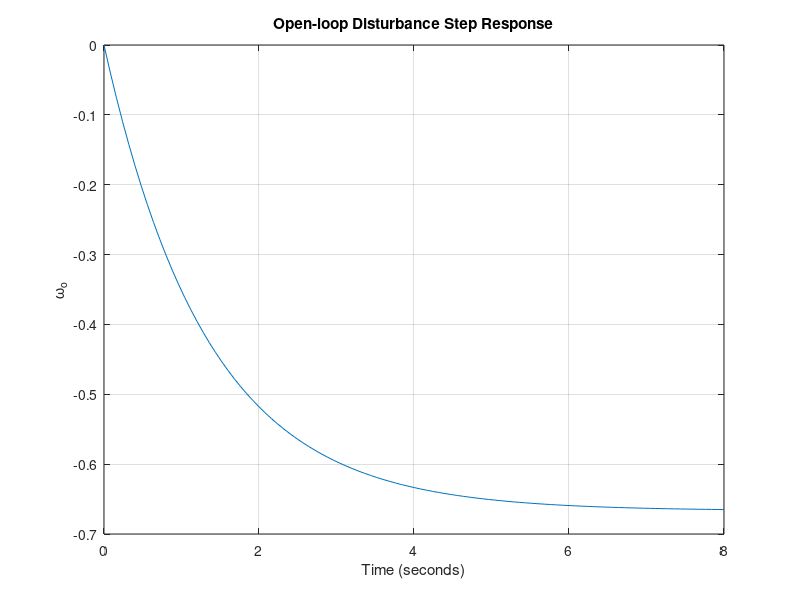

This figure's MATLAB source:
% Chapter 4: Figure 4.27
%
%   Analysis of the open-loop speed control system.
%
Ra=1; Km=10; J=2; f=0.5; Kb=0.1;
num1=[1]; den1=[J f]; sys1=tf(num1,den1);
num2=[Km*Kb/Ra]; den2=[1]; sys2=tf(num2,den2);
sys_o=feedback(sys1,sys2);
%
% Change sign of transfer function since 
% disturbance has negative sign in the block diagram
%
sys_o=-sys_o
%
% Compute time response to a unit step disturbance   
%
[yo,T,xo]=step(sys_o);
plot(T,yo)
title('Open-loop Disturbance Step Response')
xlabel('Time (seconds)'), ylabel('\omega_o'), grid
%
% Steady-state error -> last value of output yo   
%
yo(length(T))
